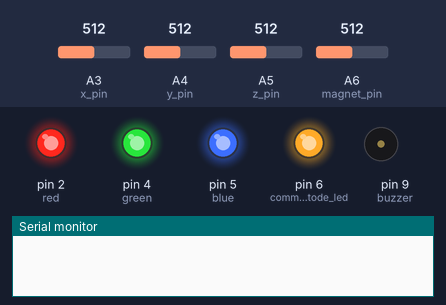
Simulated run of this sketch. Board: Arduino Nano, built with avr-gcc and run on an emulated ATmega328P. Parts: output pins drawn as LEDs (lit = HIGH), buzzer (waves = sounding), the last lines printed to the serial monitor. Dashed ring = blinking. The inputs (shaded band) are chosen by the test bench; at power-on: A3 (x_pin) = 512, A6 (magnet_pin) = 512, A4 (y_pin) = 512, A5 (z_pin) = 512. Pins used as bus, display or sensor lines are not drawn.

Above: at 2.2 s.
2.3 s: A3 (x_pin) set to 537
At 3.4 s:
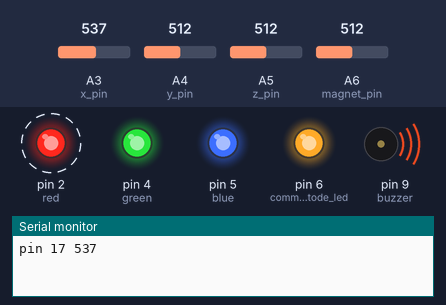
6.0 s: A6 (magnet_pin) set to 32
9.5 s: A6 (magnet_pin) set to 27
At 9.9 s:
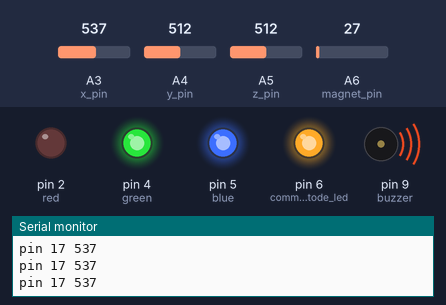
At 10.8 s:
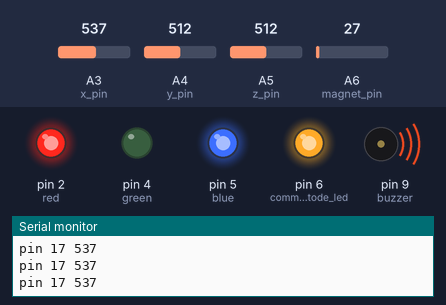
Timing chart, 0 to 12.5 s (numbered marks = the images above; inputs shaded):
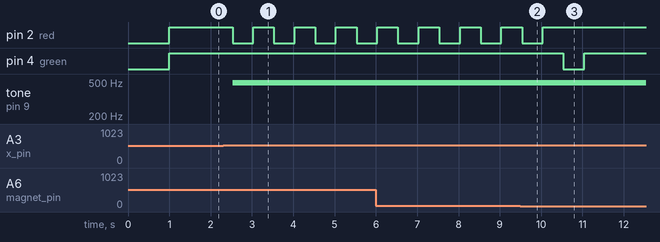

The sketch:

handbrake_alarm.ino
```cpp
//int vcc_pin=A0;
int x_pin=A3;
int y_pin=A4;
int z_pin=A5;
//int gnd_pin_acc=A4;
int buzzer=9; // Need PWM digial pin for control on the volume
int magnet_pin=A6;
//int magnet_vss=A7; no need - conected directly to grnd
int magnet_threshold=30;

int red=2;
int green=4;
int blue=5;
int common_catode_led=6;
int x;
int y;
int z;
int m;
int threshold =10;
int init_x;
int init_y;
int init_z;
int reference_pin;
int reference_value;
int gravity_upper_value = 400;
int gravity_lower_value = 310;
int refernce_diff=50;
 void(* resetFunc) (void) = 0; //declare reset function @ address 0
void setup() {
  delay(1000);
  int init_stat;
  silent_all();
  Serial.begin(9600); //sets the baud rate at 9600 so we can check the values the microphone is obtaining on the Serial Monitor
  pinMode(buzzer, OUTPUT);
  pinMode(green, OUTPUT);
  pinMode(blue, OUTPUT);
  pinMode(red, OUTPUT);
  pinMode(common_catode_led,OUTPUT);
 //  pinMode(vcc_pin,OUTPUT);
 //  pinMode(gnd_pin_acc,OUTPUT);
 //  pinMode(magnet_vss,OUTPUT);
   pinMode(magnet_pin,INPUT);
   digitalWrite(common_catode_led,1);
   init_x = init_pin(x_pin);
   init_y = init_pin(y_pin);
   init_z = init_pin(z_pin);

 //  digitalWrite(vcc_pin,1);
 //  digitalWrite(magnet_vss,0);
 //  digitalWrite(gnd_pin_acc,0);

}
void loop(){
  silent_all();
   m= analogRead(magnet_pin);
    delay(500);
 //   Serial.print("m ");
 //   Serial.println(m);
    if (m<magnet_threshold) {
   //   Serial.print("m ");
   //   Serial.println(m);
      digitalWrite(green,0);
      delay (500);
      digitalWrite(green,1);
   }
  while (m <magnet_threshold) {
      m= analogRead(magnet_pin);
      delay (500);
     // Serial.print("m ");
     //  Serial.println(m);
       if (m > magnet_threshold) {
         digitalWrite(red,0);
         delay(500);
         digitalWrite(red,1);
         resetFunc(); //call reset
       }

    }

 // Serial.print("m ");
  // Serial.println(m);

    value_check (init_x, x_pin) ;  //pin 14
     value_check (init_y, y_pin) ; // pin 15
     value_check (init_z, z_pin) ; // pin 16

    delay(500);

}
void alarm () {
     analogWrite(buzzer, 220);
     digitalWrite(red,0);
}

void silent_all () {

   analogWrite(buzzer, 255);
   digitalWrite(green,1);
   digitalWrite(blue, 1);
   digitalWrite(red, 1);
}
void value_check (int init_value,int pin) {
    int sample;
    sample= analogRead(pin);
  //  Serial.print("pin ");
 //   Serial.println(sample);
  if (pin != reference_pin ) {
     if (sample>init_value+threshold  || sample<init_value-threshold) {
        Serial.print("pin ");
        Serial.print(pin);
        Serial.print(" ");
       Serial.println(sample );
        alarm();
      }
  } else if (pin == reference_pin ) {
        int diff = sample - reference_value;
             if (abs(diff) > refernce_diff) {
                     silent_all();
          //            Serial.print("pin ");
          //           Serial.print(pin);
          //            Serial.print(" ");
          //            Serial.println(sample );
          //            Serial.println("RESET");
                    delay(2000);
                   resetFunc(); //call reset
              }
   }
 }
 int init_pin (int pin) {
   int init_value;
   init_value= analogRead(pin);
   delay(10);
   if (init_value > gravity_upper_value || init_value < gravity_lower_value) {
      reference_pin = pin;
      reference_value = init_value;
    //  Serial.print("refernce_pin: ");
   }
 //  Serial.print(pin);
 //  Serial.print(" ");
 //  Serial.println(init_value);
   return init_value;

 }
```

Measured:
- the behaviour switches between 522 and 523 on A3 (x_pin) (found by bisection; images 0 and 1)
- the behaviour switches between 30 and 29 on A6 (magnet_pin) (found by bisection; images 1 and 2)
- after the input at 2.3 s, pin 2 (red): alternates HIGH for 0.50 s and LOW for 0.50 s, starting after 0.23 s; tone on pin 9 (buzzer): silent → 490 Hz after 0.23 s
- after the input at 9.5 s, pin 2 (red): goes on until 10.0 s, then stays HIGH; pin 4 (green): HIGH → LOW after 1.0 s, → HIGH 0.50 s later
